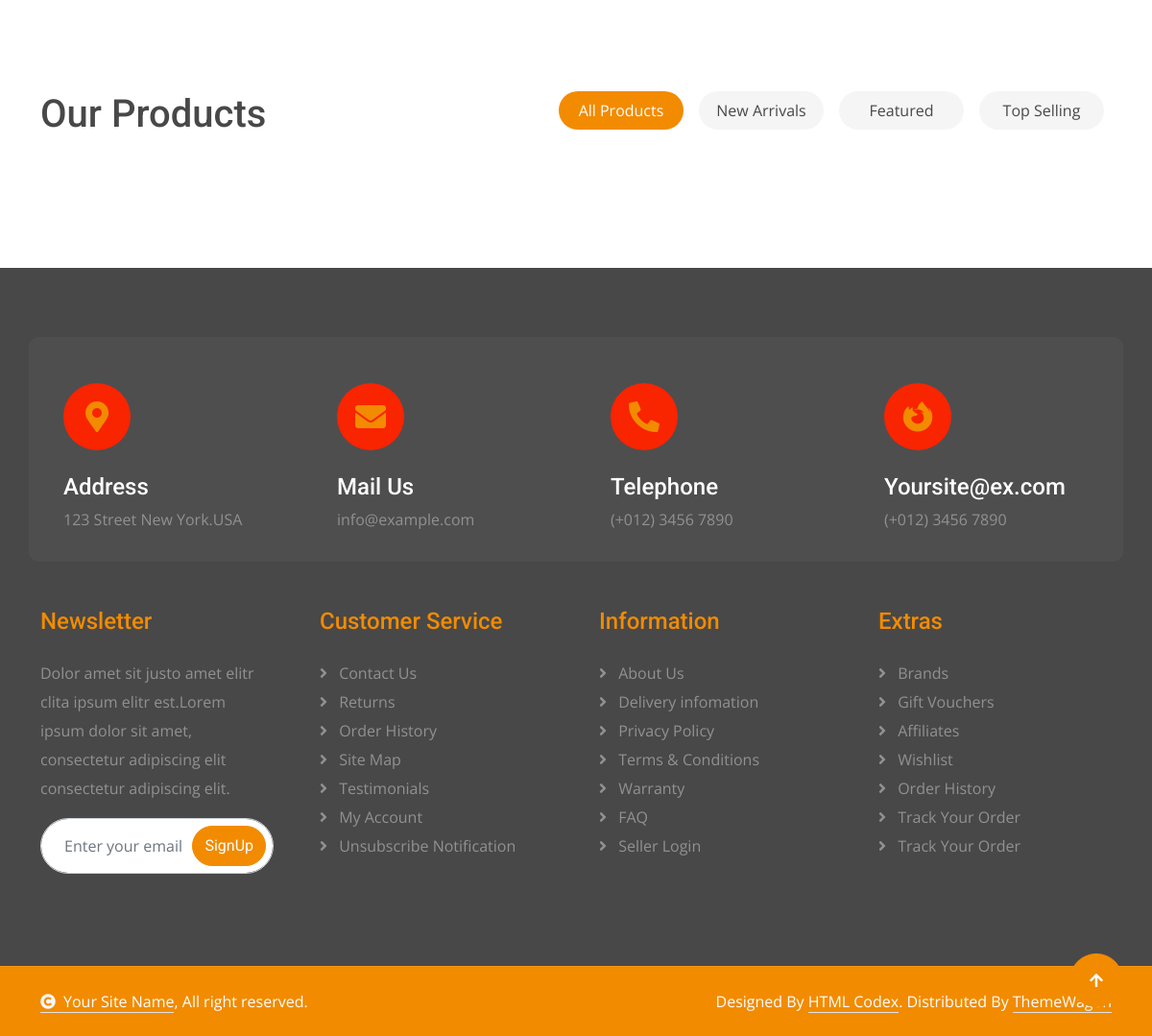
/ (lower part), run on an earlier commit of the app's database.
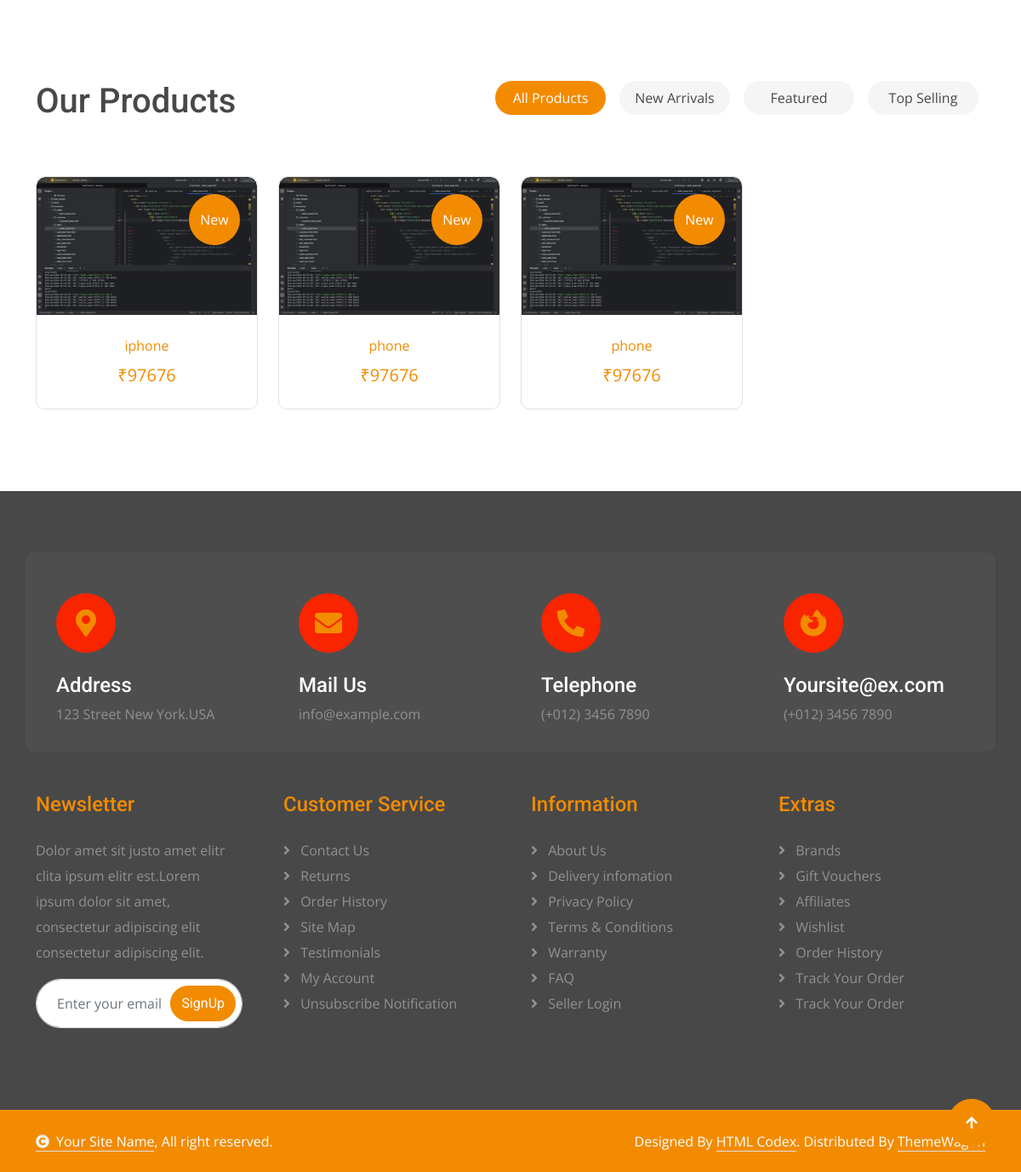
And on a later commit of the database.
### new_app/models.py (models this page shows)
class Product(models.Model):
    user = models.ForeignKey(Seller, on_delete=models.CASCADE, related_name='product')
    name = models.CharField(max_length=20)
    price = models.CharField(max_length=20)
    count = models.IntegerField()
    seller_image = models.ImageField(upload_to='product/')

### new_app/views.py (the view)
# urls.py: path("",views.home,name="home"),
def home(request):
    product = Product.objects.all()
    return render(request,'home.html',{'product':product})

### templates/home.html (shortened to what the changed rows need)
<!DOCTYPE html>
{% load static %}
<html lang="en">
<head>
    <link rel="stylesheet" href="https://use.fontawesome.com/releases/v5.15.4/css/all.css" />
    <link href="https://cdn.jsdelivr.net/npm/bootstrap-icons@1.4.1/font/bootstrap-icons.css" rel="stylesheet">
    <link href=" {% static 'lib/animate/animate.min.css' %} " rel="stylesheet">
    <link href=" {% static 'lib/owlcarousel/assets/owl.carousel.min.css' %} " rel="stylesheet">
    <link href=" {% static 'css/bootstrap.min.css' %} " rel="stylesheet">
    <link href=" {% static 'css/style.css' %} " rel="stylesheet">
</head>
<body>
    <div class="container-fluid product py-5">
        <div class="container py-5">
            <div class="tab-class">
                <div class="row g-4">
                    <div class="col-lg-4 text-start wow fadeInLeft" data-wow-delay="0.1s">
                        <h1>Our Products</h1>
                    </div>
                </div>
                <div class="tab-content">
                    <div id="tab-1" class="tab-pane fade show p-0 active">
                        <div class="row g-4">
                            {% for i in product %}
                            <div class="col-md-6 col-lg-4 col-xl-3">
                                <div class="product-item rounded wow fadeInUp" data-wow-delay="0.1s">
                                    <div class="product-item-inner border rounded">
                                        <div class="product-item-inner-item">
                                            <div class="product-new">New</div>
                                        </div>
                                        <div class="text-center rounded-bottom p-4">
                                            <a href="#" class="d-block mb-2">{{ i.name }}</a>
                                            <span class="text-primary fs-5">₹{{ i.price }}</span>
                                        </div>
                                    </div>
                                </div>
                            </div>
                            {% endfor %}
                        </div>
                    </div>
                </div>
            </div>
        </div>
    </div>
</body>
</html>

What changed in the data, as far as the page shows it:
added Product: name "iphone", price "97676"
added Product: name "phone", price "97676"
added Product: name "phone", price "97676"
